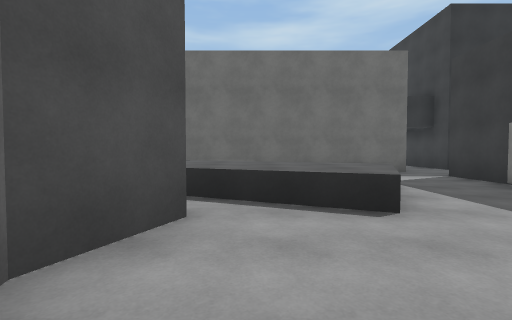
View 1 (above)

24 first-person views from a walk through a 3-D level made in the Unity game engine. The camera is 1.3 m above the floor, tilts 2° down and sees 85° across. The floor is counted in squares, 2 m on a side. Each view is taken from the middle of a square. On the plan, view 1 faces up. The plan holds only what a view shows up to about 9 squares ahead; the rest is blank. The place goes on beyond the plan. Surface patterns are stand-ins for the level's own textures.

View 2
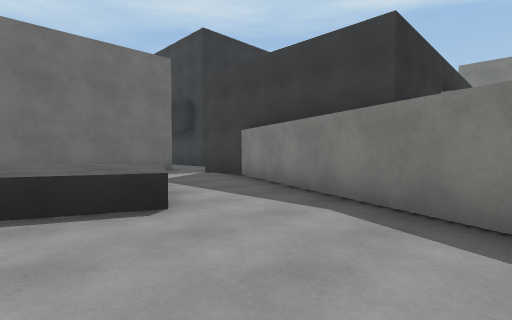

View 3
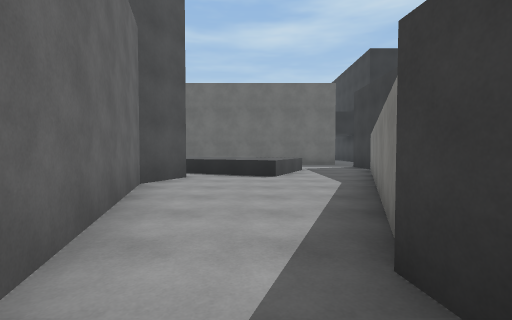

View 4
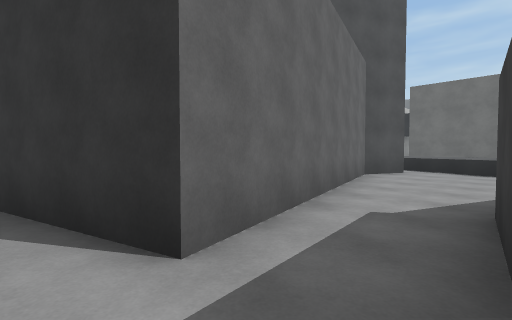

View 5
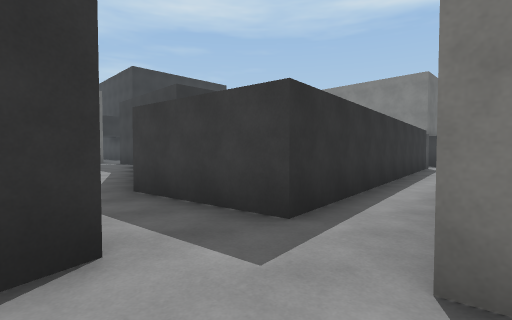

View 6
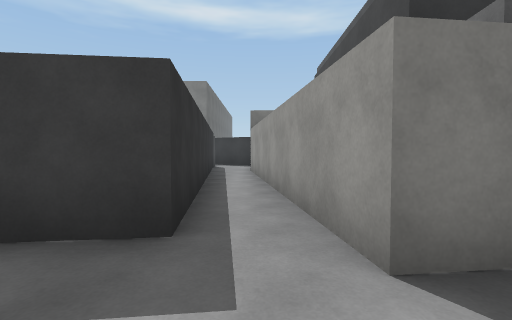

View 7
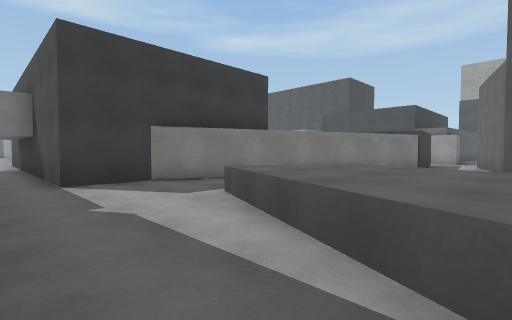

View 8
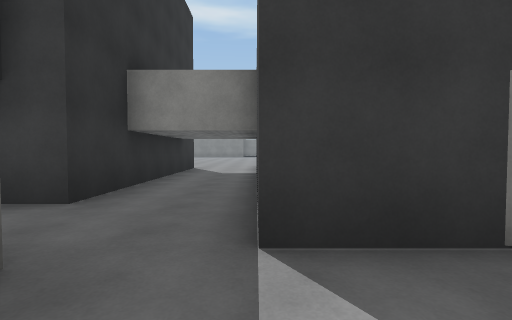

View 9
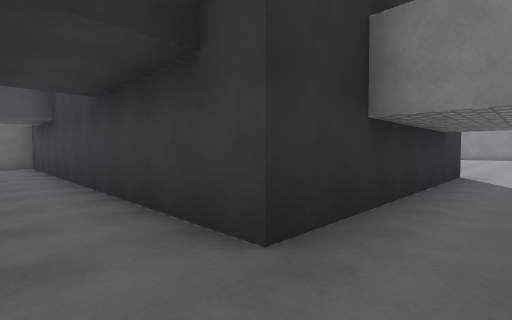

View 10
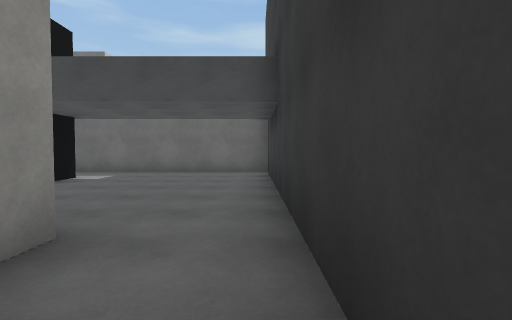

View 11
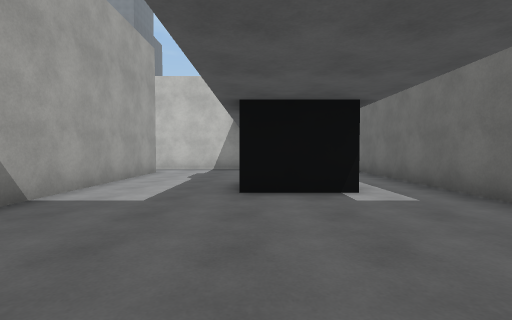

View 12
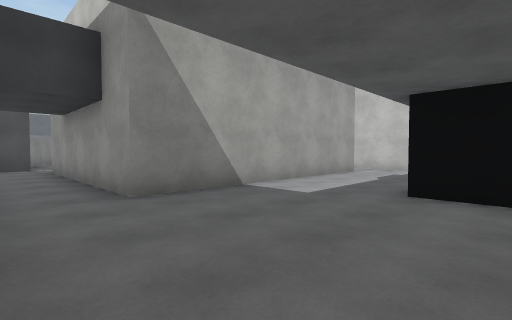

View 13
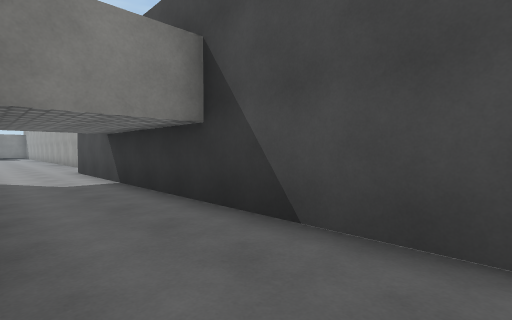

View 14
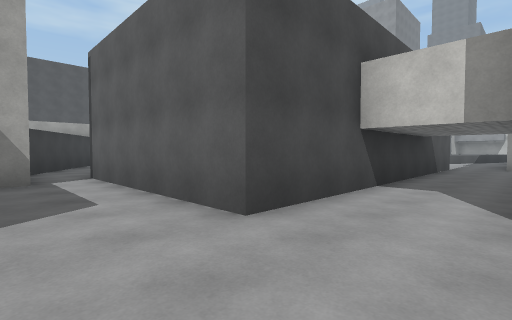

View 15
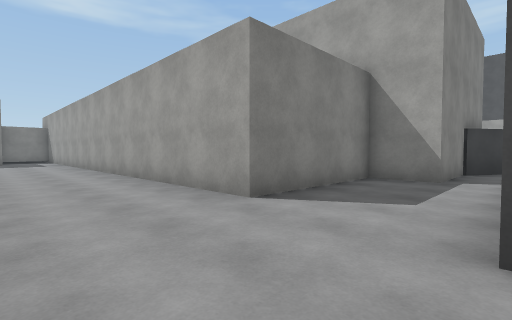

View 16
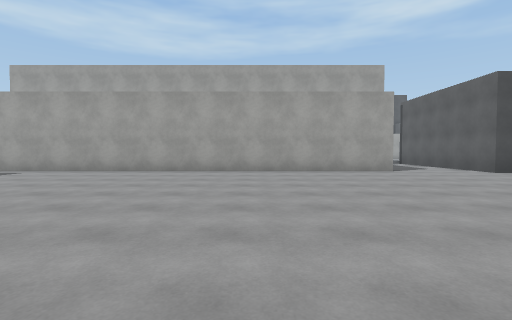

View 17
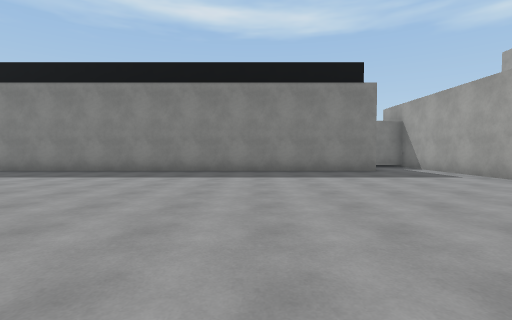

View 18
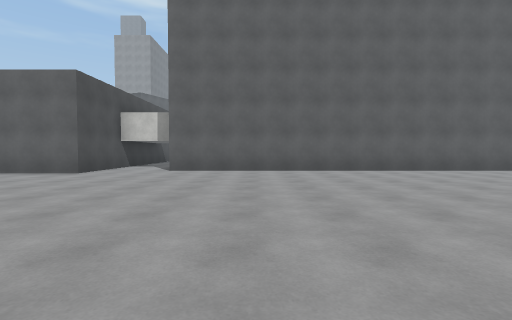

View 19
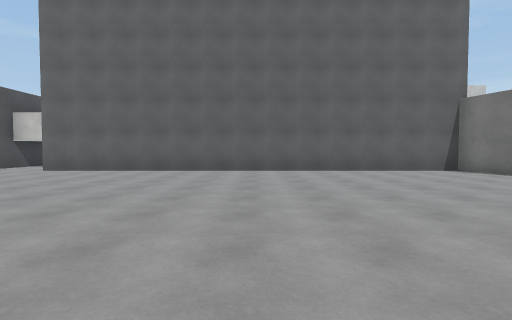

View 20
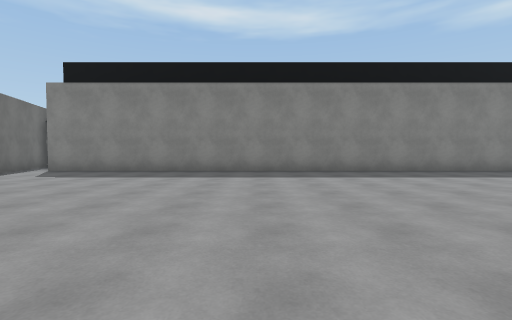

View 21
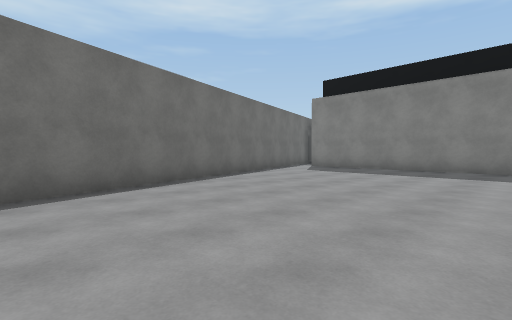

View 22
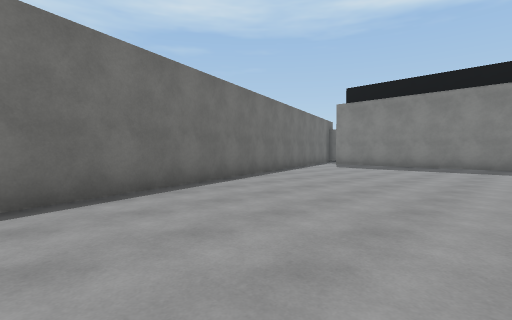

View 23
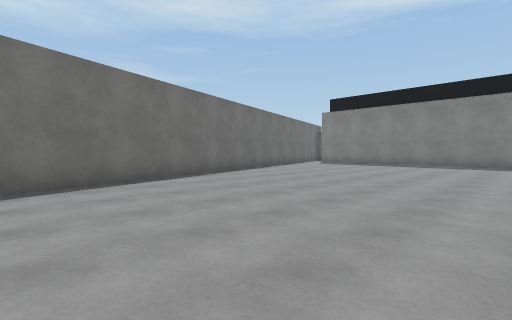

View 24
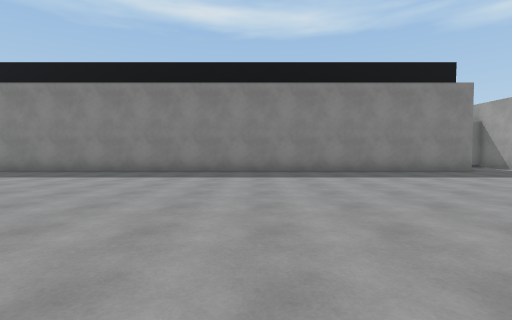

### Floor plan
Key: @ floor where view 1 was taken; # wall or solid block; . floor; ^ raised ledge.
Columns run from 1 left of view 1 to 30 right of it. Each row starts with its distance up from view 1.
 27                           ##  ##
 26                        ####....#
 25                     ####.......#
 24                  ####..........#
 23               ####.............#
 22               #................#
 21               #................#
 20 #########     #................#
 19  .......#     #................#
 18   #.....#     #................#
 17 ..#.....#     #................#
 16 ........#     #................#
 15 ........#     #................#
 14 ######..#     #................#
 13      #..#     #................#
 12      #..#     #................#
 11      #..#     #................#
 10      #..#######................#
  9 ######.........................#
  8 ...............................#
  7 ^.....##########................
  6 ^^^...#        #..##############
  5 ^^^^..#        #..#
  4 ^^^^..#        #..#
  3 #.^..##        #..#
  2 #....#         #.##
  1 #...##         ..#
  0 #@..#          .##
 -1 #...#          .#
 -2 #..##          ##
 -3 ##.#
 -4  #.#
 -5 ##.#####
 -6 .......#
 -7  ..#####

Where each view was taken, in squares from view 1:
view 1: 0 up, 0 right, facing up
view 2: 0 up, 0 right, facing up-right
view 3: 4 down, 1 right, facing up
view 4: 6 down, 2 right, facing up-left
view 5: 7 down, 0 right, facing up-right
view 6: 6 down, 0 right, facing right
view 7: 8 up, 1 left, facing down-right
view 8: 7 up, 3 right, facing right
view 9: 8 up, 5 right, facing up-right
view 10: 12 up, 6 right, facing up
view 11: 17 up, 6 right, facing left
view 12: 18 up, 6 right, facing down-left
view 13: 9 up, 5 right, facing down-right
view 14: 9 up, 16 right, facing down-left
view 15: 9 up, 14 right, facing down-right
view 16: 15 up, 21 right, facing down
view 17: 12 up, 21 right, facing right
view 18: 12 up, 22 right, facing left
view 19: 16 up, 22 right, facing left
view 20: 20 up, 21 right, facing right
view 21: 20 up, 20 right, facing up-right
view 22: 20 up, 18 right, facing up-right
view 23: 18 up, 16 right, facing up-right
view 24: 15 up, 21 right, facing right
